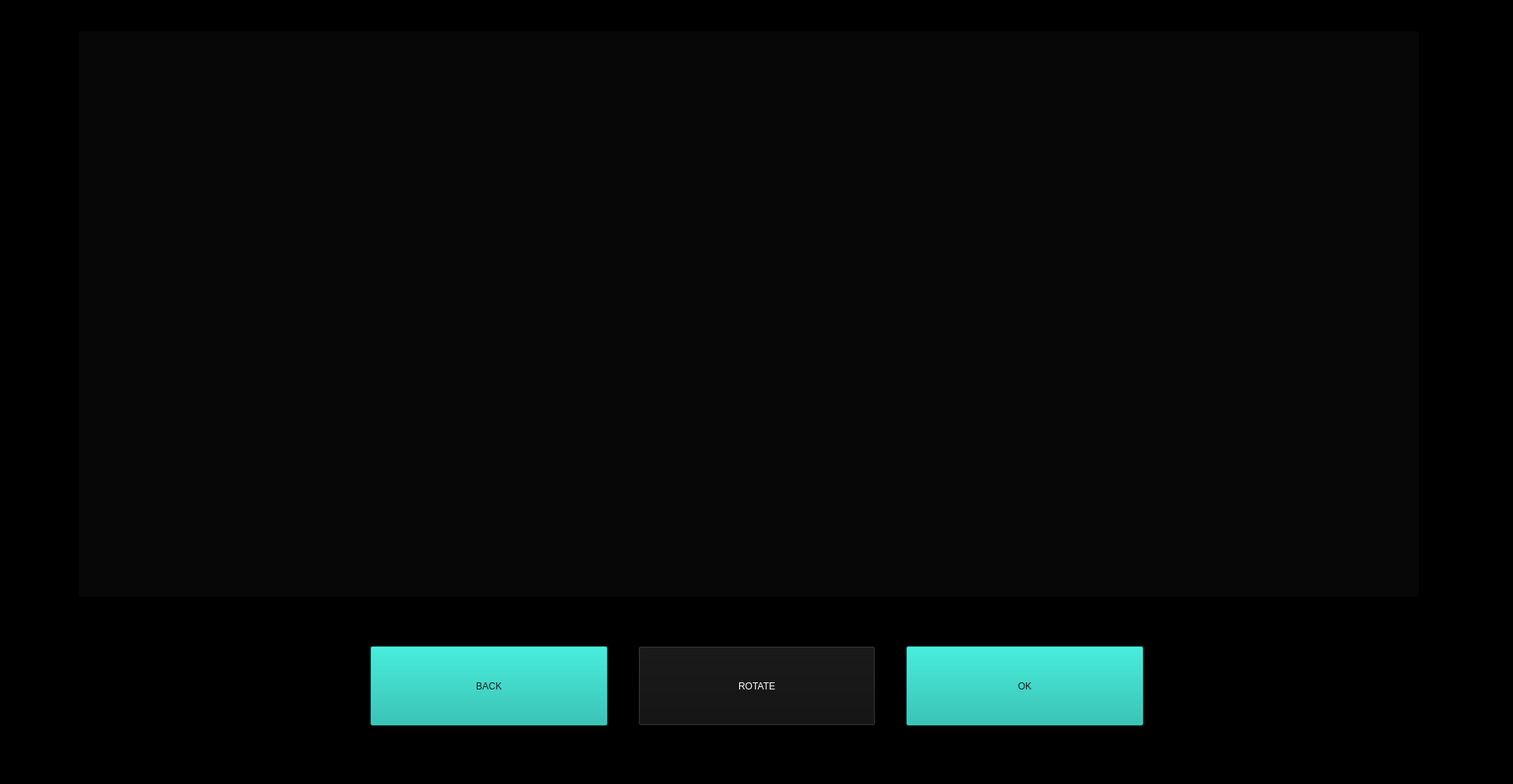
<?xml version="1.0" encoding="UTF-8"?>
<ui version="4.0">
 <class>MainWindow</class>
 <widget class="QMainWindow" name="MainWindow">
  <property name="geometry">
   <rect>
    <x>0</x>
    <y>0</y>
    <width>1920</width>
    <height>995</height>
   </rect>
  </property>
  <property name="minimumSize">
   <size>
    <width>1920</width>
    <height>995</height>
   </size>
  </property>
  <property name="maximumSize">
   <size>
    <width>1920</width>
    <height>995</height>
   </size>
  </property>
  <property name="baseSize">
   <size>
    <width>1920</width>
    <height>995</height>
   </size>
  </property>
  <property name="font">
   <font>
    <pointsize>14</pointsize>
   </font>
  </property>
  <property name="windowTitle">
   <string>MainWindow</string>
  </property>
  <property name="styleSheet">
   <string notr="true">background-color: rgb(0, 0, 0);
color: rgb(255, 255, 255);</string>
  </property>
  <widget class="QWidget" name="centralwidget">
   <widget class="QLabel" name="label">
    <property name="geometry">
     <rect>
      <x>100</x>
      <y>40</y>
      <width>1700</width>
      <height>717</height>
     </rect>
    </property>
    <property name="sizePolicy">
     <sizepolicy hsizetype="Expanding" vsizetype="Expanding">
      <horstretch>0</horstretch>
      <verstretch>0</verstretch>
     </sizepolicy>
    </property>
    <property name="minimumSize">
     <size>
      <width>1700</width>
      <height>717</height>
     </size>
    </property>
    <property name="maximumSize">
     <size>
      <width>1700</width>
      <height>717</height>
     </size>
    </property>
    <property name="baseSize">
     <size>
      <width>1898</width>
      <height>717</height>
     </size>
    </property>
    <property name="font">
     <font>
      <family>Tw Cen MT</family>
      <pointsize>14</pointsize>
      <weight>9</weight>
      <italic>false</italic>
      <bold>false</bold>
     </font>
    </property>
    <property name="styleSheet">
     <string notr="true">background-color: rgb(7, 7, 7);
font: 75 14pt &quot;Tw Cen MT&quot;;</string>
    </property>
    <property name="text">
     <string/>
    </property>
    <property name="alignment">
     <set>Qt::AlignCenter</set>
    </property>
    <property name="margin">
     <number>1</number>
    </property>
   </widget>
   <widget class="QPushButton" name="okButton">
    <property name="geometry">
     <rect>
      <x>1150</x>
      <y>820</y>
      <width>301</width>
      <height>101</height>
     </rect>
    </property>
    <property name="styleSheet">
     <string notr="true">background-color: rgb(13, 183, 168);
font: 26pt &quot;Tw Cen MT&quot;;
color: rgb(27, 27, 27);</string>
    </property>
    <property name="text">
     <string>OK</string>
    </property>
   </widget>
   <widget class="QPushButton" name="backButton">
    <property name="geometry">
     <rect>
      <x>470</x>
      <y>820</y>
      <width>301</width>
      <height>101</height>
     </rect>
    </property>
    <property name="styleSheet">
     <string notr="true">background-color: rgb(13, 183, 168);
font:  26pt &quot;Tw Cen MT&quot;;
color: rgb(27, 27, 27);</string>
    </property>
    <property name="text">
     <string>BACK</string>
    </property>
   </widget>
   <widget class="QPushButton" name="rotateButton">
    <property name="geometry">
     <rect>
      <x>810</x>
      <y>820</y>
      <width>301</width>
      <height>101</height>
     </rect>
    </property>
    <property name="styleSheet">
     <string notr="true">background-color: rgb(17, 17, 17);
font:  23pt &quot;Tw Cen MT&quot;;
color: rgb(255, 255, 255);</string>
    </property>
    <property name="text">
     <string>ROTATE</string>
    </property>
   </widget>
   <widget class="QLabel" name="label_2">
    <property name="geometry">
     <rect>
      <x>0</x>
      <y>20</y>
      <width>1921</width>
      <height>951</height>
     </rect>
    </property>
    <property name="styleSheet">
     <string notr="true">background-image: url(:/wallpaper1.jpg);</string>
    </property>
    <property name="text">
     <string/>
    </property>
   </widget>
   <zorder>label_2</zorder>
   <zorder>label</zorder>
   <zorder>okButton</zorder>
   <zorder>backButton</zorder>
   <zorder>rotateButton</zorder>
  </widget>
  <widget class="QStatusBar" name="statusbar"/>
 </widget>
 <resources>
  <include location="backgr.qrc"/>
 </resources>
 <connections/>
</ui>
